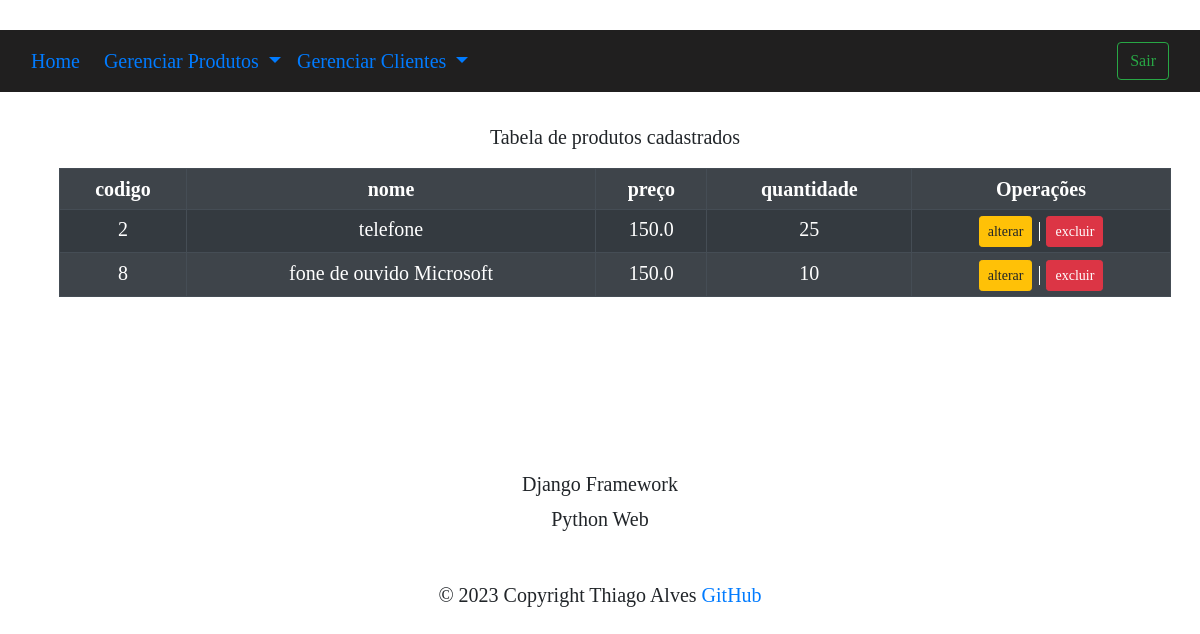
Page /produtos/Lista/ on the earlier database version.
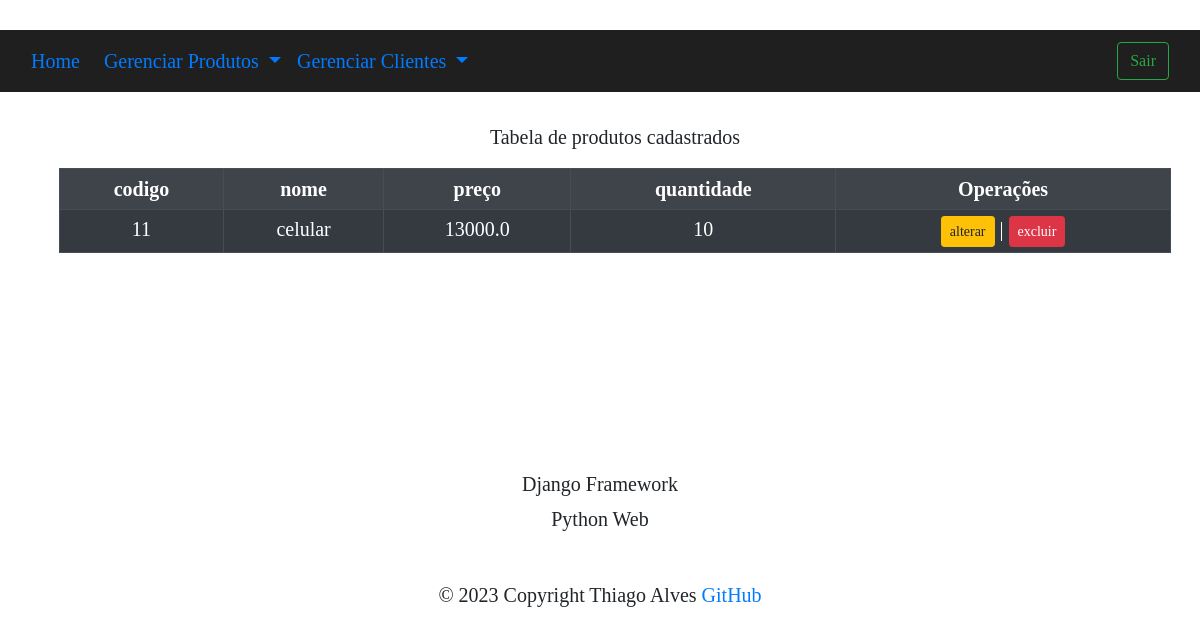
Same page on the later database version.
### appProdutos/models.py (models this page shows, shortened)
class Produto(models.Model):
    codigo = models.AutoField(primary_key=True)
    nome = models.CharField(max_length=100,null=False)
    preco = models.FloatField(null=False)
    quantidade = models.IntegerField(null=False)
    class Meta:
        db_table = 'produto'

### appProdutos/views.py (the view)
# urls.py: path('Lista/', views.lista, name='lista'),
def lista(request):
    produtos = Produto.objects.order_by('codigo').all()
    return render(request, LISTA_PAGE, {'produtos': produtos})

### appProdutos/templates/appProdutos/lista.html (shortened to what this page needs)
{% extends 'appProdutos/base.html' %}
{% block main_content %}
<p align="center"> Tabela de produtos cadastrados </p>
{% if produtos or produtos|length > 0 %}
<table  align="center" class="table table-bordered table-striped table-sm table-dark">
  <tr align="center">
        <th> codigo </th>
        <th> nome  </th>
        <th> preço </th>
        <th> quantidade </th>
        <th> Operações </th>
  </tr>
    {% for produto in produtos %}
        <tr align="center" >
            <td> {{ produto.codigo }}  </td>
            <td> {{ produto.nome }}  </td>
            <td> {{ produto.preco }}  </td>
            <td> {{ produto.quantidade }}  </td>
            <td> <a href="{% url 'produtos:alterar' codigo=produto.codigo %}"
                    class="btn btn-warning btn-sm" > alterar </a> |
                 <a href="{% url 'produtos:excluir' codigo=produto.codigo %}"
            onclick="return window.confirm('Deseja realmente excluir ? ');"
                    class="btn btn-danger btn-sm" > excluir </a> </td>
        </tr>
        {% endfor %}
</table>
{% else %}
    <p> Nenhum produto cadastrado </p>
{% endif %}
{% endblock %}

### appProdutos/templates/appProdutos/base.html (shortened to what this page needs)
{% load static %}
<!DOCTYPE html>
<html lang="pt-br">
<head>
    <link rel="stylesheet" href="{% static 'appProdutos/css/estilo.css' %}">
    <link rel="stylesheet" href="{% static 'appProdutos/bootstrap/css/bootstrap.min.css' %}">
</head>
<body>
<div class="container">
  {% include 'appProdutos/header.html' %}
<div class="content">
{% block main_content %}
{% endblock %}
</div>
{% include 'plataforma/footer.html' %}
</div>
</body>
</html>

### appProdutos/templates/appProdutos/header.html (shortened to what this page needs)
{% load static %}
<div class="header">
  <div class="header">
    <nav class="navbar navbar-expand-lg bg-body-tertiary navbar-color" data-bs-theme="dark">
      <div class="container-fluid">
          <a class="navbar-brand" href="{% url 'appProdutos:home' %}">Home</a>
          <div class="collapse navbar-collapse" id="navbarNavDropdown">
          <ul class="navbar-nav">
              <li class="nav-item dropdown">
                  <a class="nav-link dropdown-toggle" href="{% url 'appProdutos:lista' %}" role="button" data-bs-toggle="dropdown" aria-expanded="false">
                      Gerenciar Produtos
                  </a>
              </li>
              <li class="nav-item dropdown">
                  <a class="nav-link dropdown-toggle" href="#" role="button" data-bs-toggle="dropdown" aria-expanded="false">
                      Gerenciar Clientes
                  </a>
              </li>
          </ul>
          </div>
          <form class="form-inline my-2 my-lg-0" action="{% url 'plataforma:home' %}" >
              <button class="btn btn-outline-success my-2 my-sm-0" type="submit" >Sair</button>
            </form>
      </div>
  </nav>
</div>

### plataforma/templates/plataforma/footer.html
<footer class="page-footer">
    <div class="container" >
      <div>
        <div class="col l6 s12">
          <h5 class="white-text" align="center">Django Framework</h5>
          <p class="grey-text text-lighten-4" align="center">Python Web</p>
        </div>
      </div>
    </div>
    <div class="footer-copyright" align="center">
      <div class="container">
      © 2023 Copyright Thiago Alves
      <a class="grey-text text-lighten-4 right" href="https://github.com/thiago-ndev"> GitHub</a>
      </div>
    </div>
  </footer>

### appProdutos/static/appProdutos/css/estilo.css (style rules this page uses)
.container { font-family: verdana; font-size: 20px; width: 100%; display: inline; }
.content { min-height: 350px; padding-left: 30px; padding-top: 30px; box-sizing: border-box; }
.content table { width: 95%; padding-top: 10px; }
.navbar-color { background-color: #201F1F !important; }
body { background-color: #1C1A1A; }

Differences in the rows shown:
removed Produto: codigo "2", nome "telefone", preco "150.0", quantidade "25"
removed Produto: codigo "8", nome "fone de ouvido Microsoft", preco "150.0", quantidade "10"
added Produto: codigo "11", nome "celular", preco "13000.0", quantidade "10"
